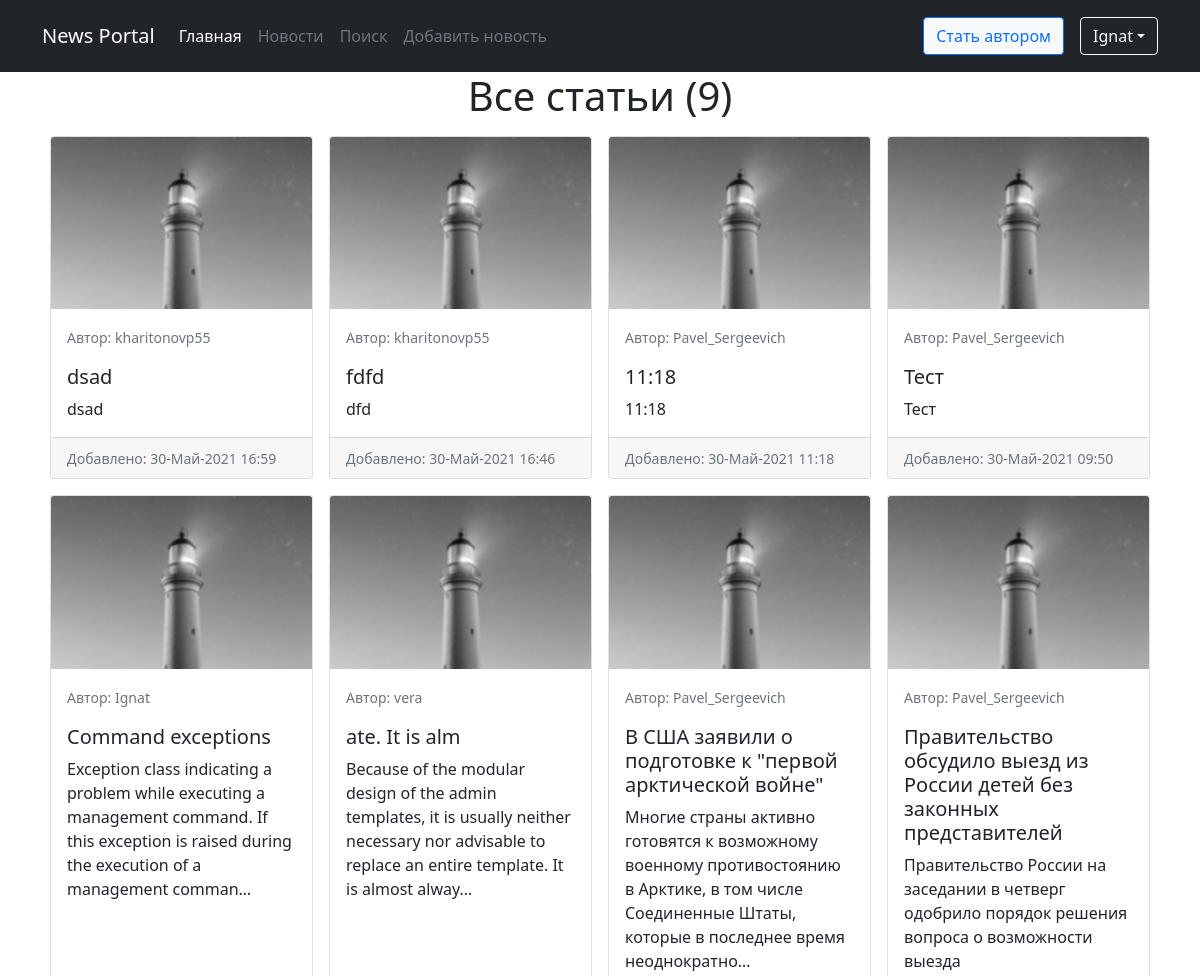
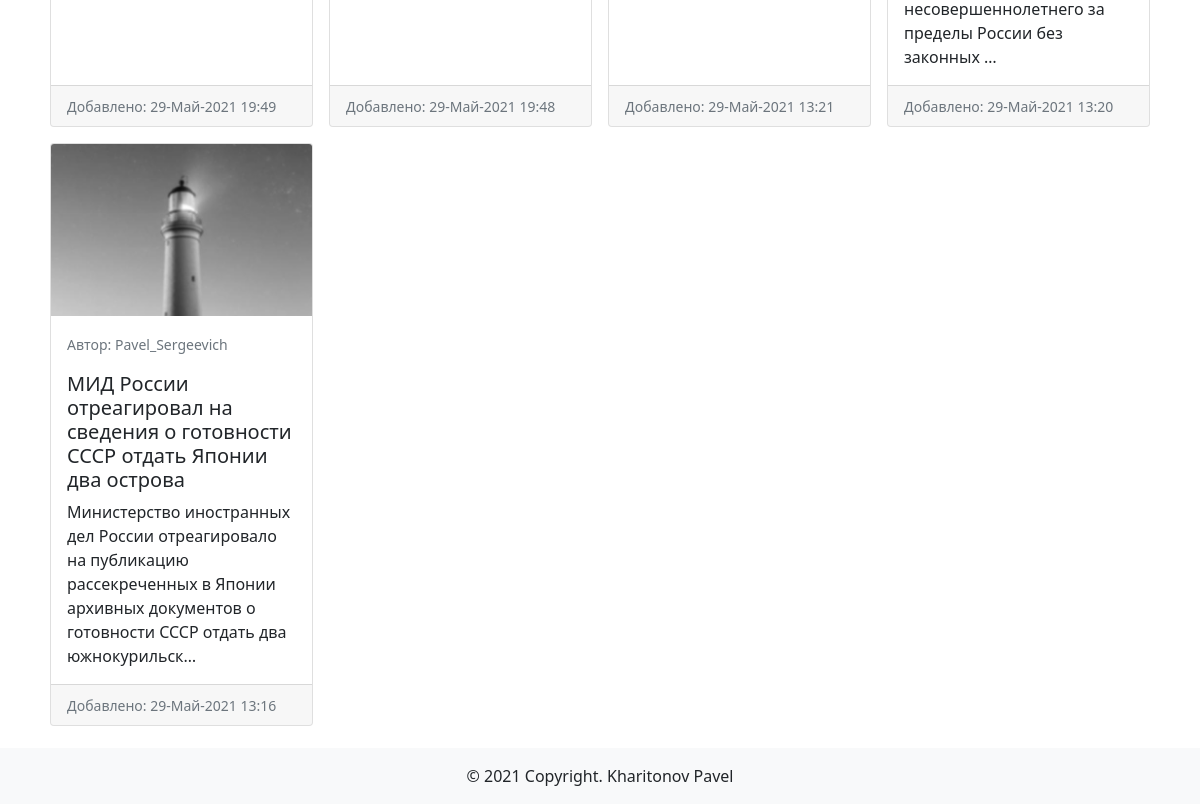
The page / (signed in) on the database its author committed (2 pictures, top to bottom).
### news/models.py (models this page shows, shortened)
class Post(models.Model):
    ARTICLE = 'AR'
    NEWS = 'NS'
    POST_CHOICES = (
        (ARTICLE, 'Статья'),
        (NEWS, 'Новость'),
    )
    author = models.ForeignKey(Author, on_delete=models.CASCADE, verbose_name='Имя автора')
    type_post = models.CharField(max_length=2, choices=POST_CHOICES,
                                 default=ARTICLE, verbose_name='Тип')
    created_at = models.DateTimeField(auto_now_add=True, verbose_name='Дата создания')
    category = models.ManyToManyField(Category, through='PostCategory', verbose_name='Категория')
    title = models.CharField(max_length=255, verbose_name='Заголовок')
    content = models.TextField(verbose_name='Контент')
    rating = models.IntegerField(default=0, verbose_name='Рейтинг')
    def get_absolute_url(self):
        return f'/news/{self.id}'
    class Meta:
        verbose_name = 'Новость'
        verbose_name_plural = 'Новости'

class Author(models.Model):
    user = models.OneToOneField(User, on_delete=models.CASCADE, verbose_name='Имя')
    rating = models.IntegerField(default=0, verbose_name='Рейтинг')
    def __str__(self):
        return f'{self.user}'
    class Meta:
        verbose_name = 'Автор'
        verbose_name_plural = 'Авторы'

### news/views.py (the view)
# urls.py: path('', HomeView.as_view(), name='home'),
class HomeView(ListView):
    model = Post
    template_name = 'news/posts.html'
    context_object_name = 'posts'
    ordering = ['-created_at']
    def get_context_data(self, **kwargs):
        context = super().get_context_data(**kwargs)
        context['count_post'] = Post.objects.all().count()
        context['is_not_author'] = not self.request.user.groups.filter(name='authors').exists()
        return context

### news/templatetags/custom_tags.py (called while the page is built)
@register.filter(name='censor')
def censor(value):
    words = ['дурак', 'сука']
    for word in words:
        if word in value:
            value = value.replace(word, '***')
    return str(value)

### news/templates/news/posts.html (shortened to what this page needs)
{% extends 'default.html' %}
{% block content %}
<h1 class="text-center">Все статьи ({{ count_post }})</h1>
  {% if posts %}
<div class="card-group text-left">
  {% for post in posts %}
  {% block card %}
    {% include 'news/inc/_card.html' %}
  {% endblock card%}
  {% endfor %}
</div>
  {% else %}
    <div class="alert alert-primary" role="alert">
      Пока еще нет ни одной новости
    </div>
  {% endif %}
{% endblock content %}

### templates/default.html (shortened to what this page needs)
{% load static %}
<!doctype html>
<html lang="ru">
  <head>
      <link href="{% static 'css/bootstrap.min.css' %}" rel="stylesheet">
  </head>
  <body>
  <header class="p-3 bg-dark text-white">
    <div class="container">
      <div class="d-flex flex-wrap align-items-center justify-content-center justify-content-lg-start">
        <a href="/" class="navbar-brand d-flex align-items-center mb-2 mb-lg-0 text-white text-decoration-none">
          News Portal
        </a>
        {% with request.resolver_match.url_name as url_name %}
        <ul class="nav col-12 col-lg-auto me-lg-auto mb-2 justify-content-center mb-md-0">
          <li><a href="{% url 'home' %}" class="nav-link px-2 {% if url_name == 'home' %}text-white{% else %}text-secondary{% endif %}">Главная</a></li>
          <li><a href="{% url 'news' %}" class="nav-link px-2 {% if url_name == 'news' %}text-white{% else %}text-secondary{% endif %}">Новости</a></li>
          <li><a href="{% url 'post_search' %}" class="nav-link px-2 {% if url_name == 'post_search' %}text-white{% else %}text-secondary{% endif %}">Поиск</a></li>
          <li><a href="{% url 'post_add' %}" class="nav-link px-2 {% if url_name == 'post_add' %}text-white{% else %}text-secondary{% endif %}">Добавить новость</a></li>
        </ul>
        {% endwith %}
        {% if request.user.is_authenticated %}
          {% if is_not_author %}
          <div class="col-12 col-lg-auto mb-3 mb-lg-0 me-lg-3">
            <a href="{% url 'upgrade' %}" class="btn btn-light btn-outline-primary">Стать автором</a>
          </div>
          {% endif %}
        <div class="text-end">
          <a class="btn btn-outline-light dropdown-toggle" data-bs-toggle="dropdown" href="#" role="button" aria-expanded="false">{{ request.user.username }}</a>
        </div>
          {% else %}
        <div class="text-end">
          <a href="{% url 'account_login' %}" class="btn btn-outline-light me-2">Авторизация</a>
          <a href="{% url 'account_signup' %}" class="btn btn-warning">Регистрация</a>
        </div>
        {% endif %}
      </div>
    </div>
  </header>
  <main class="container" style="margin-bottom: 70px;">
    {% block content %}
    {% endblock content %}
  </main>
  <footer class="bg-light fixed-bottom">
    <div class="text-center py-3">© 2021 Copyright.
      <span>Kharitonov Pavel</span>
    </div>
  </footer>
  </body>
</html>

### news/templates/news/inc/_card.html
{% load custom_tags %}
  <div class="col-12 col-md-6 col-lg-4 col-xl-3 p-2">
    <div class="card h-100" >
      <img src="/media/photo.jpg" class="card-img-top" alt="{{ post.title|censor }}">
      <div class="card-body">
        <p class="card-text"><small class="text-muted">Автор: {{ post.author }}</small></p>
        <h5 class="card-title"><a href="{{ post.get_absolute_url }}" class="text-dark text-decoration-none stretched-link">{{ post.title|censor }}</a></h5>
        <p class="card-text">{{ post.content|censor|truncatechars:150 }}</p>
      </div>
      <div class="card-footer">
        <small class="text-muted">Добавлено: {{ post.created_at|date:'d-M-Y H:i'  }}</small>
      </div>
    </div>
  </div>

### news/templates/news/posts.html (style rules this page uses)
.card { transition: .1s; }

### rows shown on the page
Post: author "kharitonovp55", title|censor "dsad", content|censor "dsad", created_at "30-Май-2021 16:59"
Post: author "kharitonovp55", title|censor "fdfd", content|censor "dfd", created_at "30-Май-2021 16:46"
Post: author "Pavel_Sergeevich", title|censor "11:18", content|censor "11:18", created_at "30-Май-2021 11:18"
Post: author "Pavel_Sergeevich", title|censor "Тест", content|censor "Тест", created_at "30-Май-2021 09:50"
Post: author "Ignat", title|censor "Command exceptions", content|censor "Exception class indicating a problem while executing a management command. If this exception is raised during the execution of a management comman…", created_at "29-Май-2021 19:49"
Post: author "vera", title|censor "ate. It is alm", content|censor "Because of the modular design of the admin templates, it is usually neither necessary nor advisable to replace an entire template. It is almost alway…", created_at "29-Май-2021 19:48"
Post: author "Pavel_Sergeevich", title|censor "В США заявили о подготовке к \"первой арктической войне\"", content|censor "Многие страны активно готовятся к возможному военному противостоянию в Арктике, в том числе Соединенные Штаты, которые в последнее время неоднократно…", created_at "29-Май-2021 13:21"
Post: author "Pavel_Sergeevich", title|censor "Правительство обсудило выезд из России детей без законных представителей", content|censor "Правительство России на заседании в четверг одобрило порядок решения вопроса о возможности выезда несовершеннолетнего за пределы России без законных …", created_at "29-Май-2021 13:20"
Post: author "Pavel_Sergeevich", title|censor "МИД России отреагировал на сведения о готовности СССР отдать Японии два острова", content|censor "Министерство иностранных дел России отреагировало на публикацию рассекреченных в Японии архивных документов о готовности СССР отдать два южнокурильск…", created_at "29-Май-2021 13:16"

### other values the page prints
{{ request.user.username }} "Ignat"
{{ count_post }} "9"
